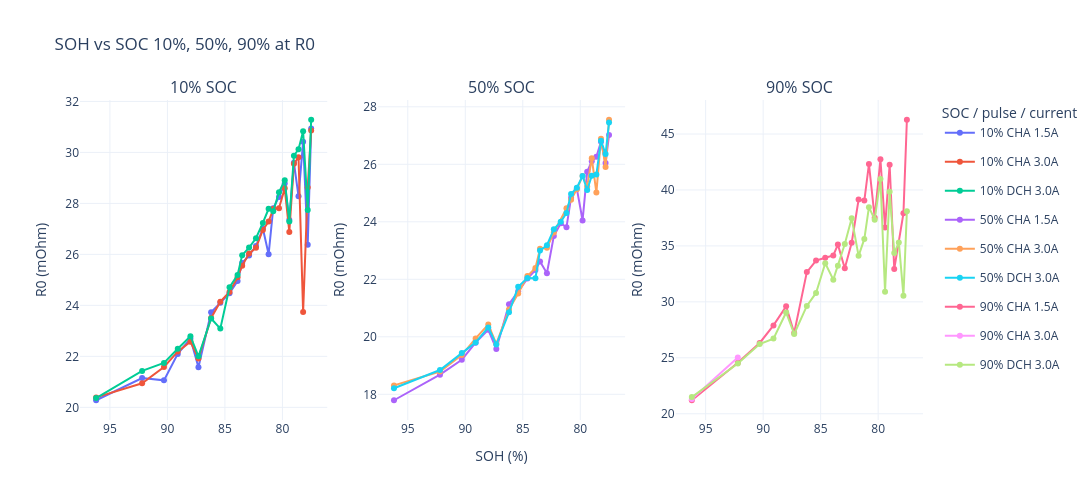
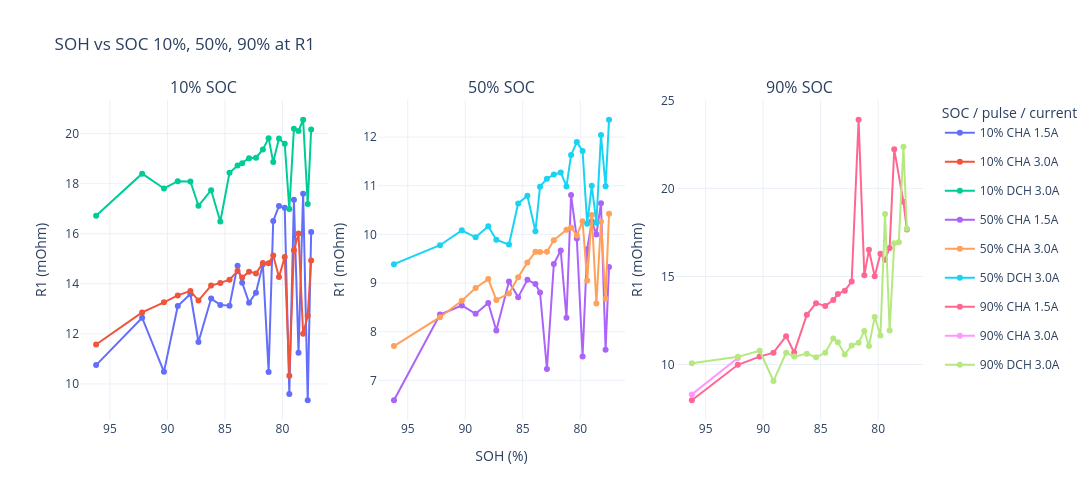
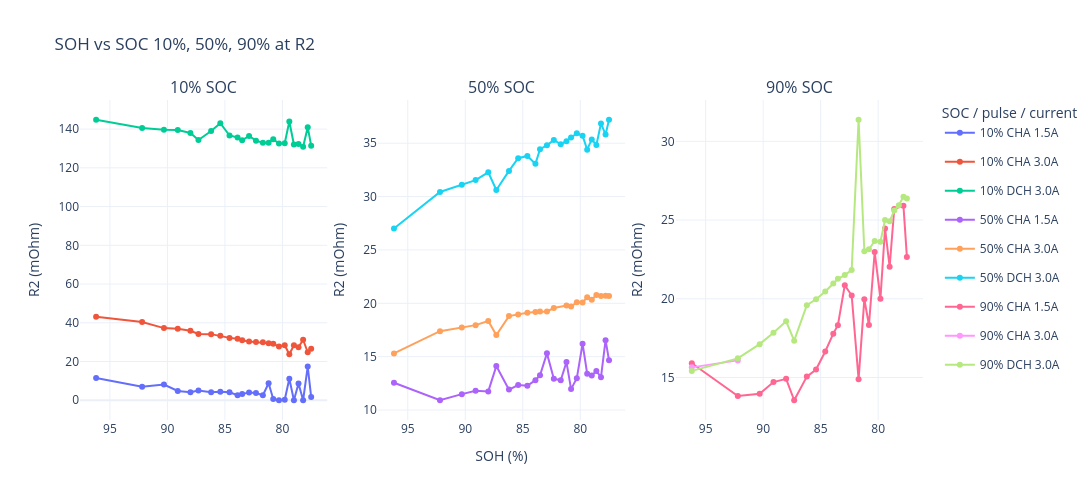

These figures' notebook cell, in order:
### Code cell
soh_r_table = r1r2_result.copy()

# 提取 CHA / DCH 信息
soh_r_table["Pulse_type"] = (
    soh_r_table["Zustand"]
    .astype(str)
    .str.extract(r"^(CHA|DCH)", expand=False)
)

# 电流取绝对值，避免 DCH 显示成负数
soh_r_table["Current_abs"] = soh_r_table["Current"].abs()

# 生成图例标签，例如：90% CHA 3.0A
soh_r_table["Curve_label"] = (
    soh_r_table["SOC"].astype(str)
    + " "
    + soh_r_table["Pulse_type"].astype(str)
    + " "
    + soh_r_table["Current_abs"].round(1).astype(str)
    + "A"
)

# 排序
soh_r_table = soh_r_table.sort_values(["SOH", "SOC", "Pulse_type", "Current_abs"])

# 先显示宽表：每个 pulse 一行，R0/R1/R2 在同一行
display(soh_r_table[["SOH", "SOC", "Zustand", "Pulse_type", "Current", "Current_abs", "R0", "R1", "R2"]])

# 分别画 R0, R1, R2 三张图
# 统一 SOC 格式：把 "10%" / 10 都转成数值 10
soh_r_table["SOC_num"] = (
    soh_r_table["SOC"]
    .astype(str)
    .str.replace("%", "", regex=False)
    .astype(float)
    .round()
    .astype(int)
)

# 每个小图里的三条曲线
soh_r_table["Pulse_label"] = (
    soh_r_table["Pulse_type"].astype(str)
    + " "
    + soh_r_table["Current_abs"].round(1).astype(str)
    + "A"
)

soc_order = [10, 50, 90]
pulse_order = ["CHA 1.5A", "CHA 3.0A", "DCH 3.0A"]

# 给9条线固定颜色
color_map = {
    "10% CHA 1.5A": "#636EFA",
    "10% CHA 3.0A": "#EF553B",
    "10% DCH 3.0A": "#00CC96",
    "50% CHA 1.5A": "#AB63FA",
    "50% CHA 3.0A": "#FFA15A",
    "50% DCH 3.0A": "#19D3F3",
    "90% CHA 1.5A": "#FF6692",
    "90% CHA 3.0A": "#FF97FF",
    "90% DCH 3.0A": "#B6E880",
}

for resistance_name in ["R0", "R1", "R2"]:

    fig = make_subplots(
        rows=1,
        cols=3,
        subplot_titles=[f"{soc}% SOC" for soc in soc_order],
        shared_yaxes=False,
        horizontal_spacing=0.06
    )

    for col, soc in enumerate(soc_order, start=1):
        for pulse in pulse_order:
            label = f"{soc}% {pulse}"

            d = soh_r_table[
                (soh_r_table["SOC_num"] == soc)
                & (soh_r_table["Pulse_label"] == pulse)
            ].sort_values("SOH")

            if d.empty:
                continue

            fig.add_trace(
                go.Scatter(
                    x=d["SOH"],
                    y=d[resistance_name],
                    mode="lines+markers",
                    name=label,
                    legendgroup=label,
                    line=dict(color=color_map[label], width=2),
                    marker=dict(color=color_map[label], size=6),
                ),
                row=1,
                col=col
            )

    fig.update_layout(
        template="plotly_white",
        title=f"SOH vs SOC 10%, 50%, 90% at {resistance_name}",
        width=1250,
        height=500,
        legend_title_text="SOC / pulse / current"
    )

    for col in range(1, 4):
        fig.update_xaxes(autorange="reversed", row=1, col=col)

    fig.update_xaxes(title_text="SOH (%)", row=1, col=2)
    for col in range(1, 4):
        fig.update_yaxes(title_text=f"{resistance_name} (mOhm)", row=1, col=col)

    fig.show()

### Figure 1 — Plotly figure (JSON) as saved in the notebook; plotly's stock layout.template omitted (floating-point values rounded to 4 significant figures)
{"data": [{"legendgroup": "10% CHA 1.5A", "line": {"color": "#636EFA", "width": 2}, "marker": {"color": "#636EFA", "size": 6}, "mode": "lines+markers", "name": "10% CHA 1.5A", "type": "scatter", "x": [77.5, 77.8, 78.2, 78.6, 79, 79.4, 79.8, 80.3, 80.8, 81.2, 81.7, 82.3, 82.9, 83.5, 83.9, 84.6, 85.4, 86.2, 87.3, 88, 89.1, 90.3, 92.2, 96.2], "xaxis": "x", "y": [30.93, 26.37, 30.41, 28.28, 29.6, 27.34, 28.78, 28.25, 27.81, 26.0, 27.01, 26.33, 25.96, 25.66, 24.96, 24.48, 24.1, 23.73, 21.58, 22.69, 22.1, 21.06, 21.15, 20.28], "yaxis": "y"}, {"legendgroup": "10% CHA 3.0A", "line": {"color": "#EF553B", "width": 2}, "marker": {"color": "#EF553B", "size": 6}, "mode": "lines+markers", "name": "10% CHA 3.0A", "type": "scatter", "x": [77.5, 77.8, 78.2, 78.6, 79, 79.4, 79.8, 80.3, 80.8, 81.2, 81.7, 82.3, 82.9, 83.5, 83.9, 84.6, 85.4, 86.2, 87.3, 88, 89.1, 90.3, 92.2, 96.2], "xaxis": "x", "y": [30.86, 28.63, 23.73, 29.81, 29.55, 26.88, 28.59, 27.81, 27.78, 27.29, 26.96, 26.25, 26.03, 25.56, 25.1, 24.53, 24.14, 23.51, 21.91, 22.58, 22.19, 21.58, 20.94, 20.39], "yaxis": "y"}, {"legendgroup": "10% DCH 3.0A", "line": {"color": "#00CC96", "width": 2}, "marker": {"color": "#00CC96", "size": 6}, "mode": "lines+markers", "name": "10% DCH 3.0A", "type": "scatter", "x": [77.5, 77.8, 78.2, 78.6, 79, 79.4, 79.8, 80.3, 80.8, 81.2, 81.7, 82.3, 82.9, 83.5, 83.9, 84.6, 85.4, 86.2, 87.3, 88, 89.1, 90.3, 92.2, 96.2], "xaxis": "x", "y": [31.28, 27.74, 30.83, 30.13, 29.87, 27.29, 28.91, 28.43, 27.69, 27.79, 27.23, 26.63, 26.27, 25.97, 25.19, 24.71, 23.09, 23.48, 22.0, 22.79, 22.3, 21.74, 21.43, 20.36], "yaxis": "y"}, {"legendgroup": "50% CHA 1.5A", "line": {"color": "#AB63FA", "width": 2}, "marker": {"color": "#AB63FA", "size": 6}, "mode": "lines+markers", "name": "50% CHA 1.5A", "type": "scatter", "x": [77.5, 77.8, 78.2, 78.6, 79, 79.4, 79.8, 80.3, 80.8, 81.2, 81.7, 82.3, 82.9, 83.5, 83.9, 84.6, 85.4, 86.2, 87.3, 88, 89.1, 90.3, 92.2, 96.2], "xaxis": "x2", "y": [27.02, 26.05, 26.78, 26.26, 26.11, 25.74, 24.05, 25.15, 24.84, 23.81, 23.95, 23.51, 22.21, 22.62, 22.32, 22.02, 21.58, 21.13, 19.58, 20.24, 19.8, 19.2, 18.68, 17.79], "yaxis": "y2"}, {"legendgroup": "50% CHA 3.0A", "line": {"color": "#FFA15A", "width": 2}, "marker": {"color": "#FFA15A", "size": 6}, "mode": "lines+markers", "name": "50% CHA 3.0A", "type": "scatter", "x": [77.5, 77.8, 78.2, 78.6, 79, 79.4, 79.8, 80.3, 80.8, 81.2, 82.3, 82.9, 83.5, 83.9, 84.6, 85.4, 86.2, 87.3, 88, 89.1, 90.3, 92.2, 96.2], "xaxis": "x2", "y": [27.55, 25.9, 26.89, 25.02, 26.21, 25.22, 25.59, 25.14, 24.77, 24.47, 23.63, 23.1, 23.06, 22.39, 22.11, 21.5, 20.95, 19.76, 20.43, 19.94, 19.37, 18.79, 18.31], "yaxis": "y2"}, {"legendgroup": "50% DCH 3.0A", "line": {"color": "#19D3F3", "width": 2}, "marker": {"color": "#19D3F3", "size": 6}, "mode": "lines+markers", "name": "50% DCH 3.0A", "type": "scatter", "x": [77.5, 77.8, 78.2, 78.6, 79, 79.4, 79.8, 80.3, 80.8, 81.2, 81.7, 82.3, 82.9, 83.5, 83.9, 84.6, 85.4, 86.2, 87.3, 88, 89.1, 90.3, 92.2, 96.2], "xaxis": "x2", "y": [27.45, 26.35, 26.82, 25.64, 25.6, 25.1, 25.59, 25.19, 24.97, 24.3, 24.0, 23.74, 23.19, 23.0, 22.04, 22.04, 21.74, 20.85, 19.73, 20.33, 19.8, 19.44, 18.84, 18.21], "yaxis": "y2"}, {"legendgroup": "90% CHA 1.5A", "line": {"color": "#FF6692", "width": 2}, "marker": {"color": "#FF6692", "size": 6}, "mode": "lines+markers", "name": "90% CHA 1.5A", "type": "scatter", "x": [77.5, 77.8, 78.6, 79, 79.4, 79.8, 80.3, 80.8, 81.2, 81.7, 82.3, 82.9, 83.5, 83.9, 84.6, 85.4, 86.2, 87.3, 88, 89.1, 90.3, 92.2, 96.2], "xaxis": "x3", "y": [46.27, 37.91, 32.94, 42.26, 36.64, 42.74, 37.52, 42.32, 39.05, 39.14, 35.29, 33.0, 35.12, 34.15, 33.94, 33.69, 32.66, 27.22, 29.6, 27.89, 26.33, 24.55, 21.21], "yaxis": "y3"}, {"legendgroup": "90% CHA 3.0A", "line": {"color": "#FF97FF", "width": 2}, "marker": {"color": "#FF97FF", "size": 6}, "mode": "lines+markers", "name": "90% CHA 3.0A", "type": "scatter", "x": [92.2, 96.2], "xaxis": "x3", "y": [25.03, 21.32], "yaxis": "y3"}, {"legendgroup": "90% DCH 3.0A", "line": {"color": "#B6E880", "width": 2}, "marker": {"color": "#B6E880", "size": 6}, "mode": "lines+markers", "name": "90% DCH 3.0A", "type": "scatter", "x": [77.5, 77.8, 78.2, 78.6, 79, 79.4, 79.8, 80.3, 80.8, 81.2, 81.7, 82.3, 82.9, 83.5, 83.9, 84.6, 85.4, 86.2, 87.3, 88, 89.1, 90.3, 92.2, 96.2], "xaxis": "x3", "y": [38.1, 30.54, 35.31, 34.36, 39.84, 30.9, 40.97, 37.34, 38.46, 35.62, 34.12, 37.47, 35.17, 33.23, 31.98, 33.45, 30.8, 29.64, 27.13, 29.05, 26.72, 26.23, 24.48, 21.49], "yaxis": "y3"}], "layout": {"annotations": [{"font": {"size": 16}, "showarrow": false, "text": "10% SOC", "x": 0.1467, "xanchor": "center", "xref": "paper", "y": 1, "yanchor": "bottom", "yref": "paper"}, {"font": {"size": 16}, "showarrow": false, "text": "50% SOC", "x": 0.5, "xanchor": "center", "xref": "paper", "y": 1, "yanchor": "bottom", "yref": "paper"}, {"font": {"size": 16}, "showarrow": false, "text": "90% SOC", "x": 0.8533, "xanchor": "center", "xref": "paper", "y": 1, "yanchor": "bottom", "yref": "paper"}], "height": 500, "legend": {"title": {"text": "SOC / pulse / current"}}, "title": {"text": "SOH vs SOC 10%, 50%, 90% at R0"}, "width": 1250, "xaxis": {"anchor": "y", "autorange": "reversed", "domain": [0, 0.2933]}, "xaxis2": {"anchor": "y2", "autorange": "reversed", "domain": [0.3533, 0.6467], "title": {"text": "SOH (%)"}}, "xaxis3": {"anchor": "y3", "autorange": "reversed", "domain": [0.7067, 1]}, "yaxis": {"anchor": "x", "domain": [0, 1], "title": {"text": "R0 (mOhm)"}}, "yaxis2": {"anchor": "x2", "domain": [0, 1], "title": {"text": "R0 (mOhm)"}}, "yaxis3": {"anchor": "x3", "domain": [0, 1], "title": {"text": "R0 (mOhm)"}}}}

### Figure 2 — Plotly figure (JSON) as saved in the notebook; plotly's stock layout.template omitted (floating-point values rounded to 4 significant figures)
{"data": [{"legendgroup": "10% CHA 1.5A", "line": {"color": "#636EFA", "width": 2}, "marker": {"color": "#636EFA", "size": 6}, "mode": "lines+markers", "name": "10% CHA 1.5A", "type": "scatter", "x": [77.5, 77.8, 78.2, 78.6, 79, 79.4, 79.8, 80.3, 80.8, 81.2, 81.7, 82.3, 82.9, 83.5, 83.9, 84.6, 85.4, 86.2, 87.3, 88, 89.1, 90.3, 92.2, 96.2], "xaxis": "x", "y": [16.07, 9.351, 17.59, 11.25, 17.35, 9.603, 17.03, 17.11, 16.51, 10.48, 14.78, 13.65, 13.25, 14.04, 14.73, 13.12, 13.16, 13.41, 11.68, 13.6, 13.11, 10.48, 12.65, 10.75], "yaxis": "y"}, {"legendgroup": "10% CHA 3.0A", "line": {"color": "#EF553B", "width": 2}, "marker": {"color": "#EF553B", "size": 6}, "mode": "lines+markers", "name": "10% CHA 3.0A", "type": "scatter", "x": [77.5, 77.8, 78.2, 78.6, 79, 79.4, 79.8, 80.3, 80.8, 81.2, 81.7, 82.3, 82.9, 83.5, 83.9, 84.6, 85.4, 86.2, 87.3, 88, 89.1, 90.3, 92.2, 96.2], "xaxis": "x", "y": [14.93, 12.73, 12.01, 16.01, 15.34, 10.33, 15.07, 14.27, 15.13, 14.82, 14.83, 14.42, 14.49, 14.25, 14.51, 14.17, 14.04, 13.93, 13.33, 13.72, 13.54, 13.26, 12.86, 11.58], "yaxis": "y"}, {"legendgroup": "10% DCH 3.0A", "line": {"color": "#00CC96", "width": 2}, "marker": {"color": "#00CC96", "size": 6}, "mode": "lines+markers", "name": "10% DCH 3.0A", "type": "scatter", "x": [77.5, 77.8, 78.2, 78.6, 79, 79.4, 79.8, 80.3, 80.8, 81.2, 81.7, 82.3, 82.9, 83.5, 83.9, 84.6, 85.4, 86.2, 87.3, 88, 89.1, 90.3, 92.2, 96.2], "xaxis": "x", "y": [20.17, 17.19, 20.55, 20.11, 20.19, 16.99, 19.6, 19.8, 18.86, 19.82, 19.37, 19.04, 19.02, 18.82, 18.72, 18.44, 16.49, 17.74, 17.12, 18.09, 18.1, 17.81, 18.4, 16.72], "yaxis": "y"}, {"legendgroup": "50% CHA 1.5A", "line": {"color": "#AB63FA", "width": 2}, "marker": {"color": "#AB63FA", "size": 6}, "mode": "lines+markers", "name": "50% CHA 1.5A", "type": "scatter", "x": [77.5, 77.8, 78.2, 78.6, 79, 79.4, 79.8, 80.3, 80.8, 81.2, 81.7, 82.3, 82.9, 83.5, 83.9, 84.6, 85.4, 86.2, 87.3, 88, 89.1, 90.3, 92.2, 96.2], "xaxis": "x2", "y": [9.33, 7.627, 10.64, 9.999, 10.27, 9.694, 7.491, 9.913, 10.81, 8.284, 9.668, 9.391, 7.232, 8.805, 8.979, 9.068, 8.71, 9.031, 8.026, 8.59, 8.368, 8.538, 8.353, 6.59], "yaxis": "y2"}, {"legendgroup": "50% CHA 3.0A", "line": {"color": "#FFA15A", "width": 2}, "marker": {"color": "#FFA15A", "size": 6}, "mode": "lines+markers", "name": "50% CHA 3.0A", "type": "scatter", "x": [77.5, 77.8, 78.2, 78.6, 79, 79.4, 79.8, 80.3, 80.8, 81.2, 82.3, 82.9, 83.5, 83.9, 84.6, 85.4, 86.2, 87.3, 88, 89.1, 90.3, 92.2, 96.2], "xaxis": "x2", "y": [10.42, 8.676, 10.26, 8.578, 10.4, 9.052, 10.27, 9.979, 10.14, 10.1, 9.879, 9.642, 9.637, 9.64, 9.424, 9.119, 8.783, 8.653, 9.08, 8.898, 8.634, 8.297, 7.705], "yaxis": "y2"}, {"legendgroup": "50% DCH 3.0A", "line": {"color": "#19D3F3", "width": 2}, "marker": {"color": "#19D3F3", "size": 6}, "mode": "lines+markers", "name": "50% DCH 3.0A", "type": "scatter", "x": [77.5, 77.8, 78.2, 78.6, 79, 79.4, 79.8, 80.3, 80.8, 81.2, 81.7, 82.3, 82.9, 83.5, 83.9, 84.6, 85.4, 86.2, 87.3, 88, 89.1, 90.3, 92.2, 96.2], "xaxis": "x2", "y": [12.36, 10.99, 12.04, 10.24, 11.0, 10.22, 11.71, 11.9, 11.63, 10.98, 11.27, 11.23, 11.15, 10.98, 10.06, 10.79, 10.64, 9.791, 9.89, 10.17, 9.94, 10.08, 9.777, 9.388], "yaxis": "y2"}, {"legendgroup": "90% CHA 1.5A", "line": {"color": "#FF6692", "width": 2}, "marker": {"color": "#FF6692", "size": 6}, "mode": "lines+markers", "name": "90% CHA 1.5A", "type": "scatter", "x": [77.5, 77.8, 78.6, 79, 79.4, 79.8, 80.3, 80.8, 81.2, 81.7, 82.3, 82.9, 83.5, 83.9, 84.6, 85.4, 86.2, 87.3, 88, 89.1, 90.3, 92.2, 96.2], "xaxis": "x3", "y": [17.66, 19.24, 22.22, 16.62, 15.96, 16.29, 15.01, 16.51, 15.06, 23.9, 14.71, 14.19, 14.01, 13.67, 13.33, 13.49, 12.83, 10.69, 11.61, 10.67, 10.45, 9.986, 7.97], "yaxis": "y3"}, {"legendgroup": "90% CHA 3.0A", "line": {"color": "#FF97FF", "width": 2}, "marker": {"color": "#FF97FF", "size": 6}, "mode": "lines+markers", "name": "90% CHA 3.0A", "type": "scatter", "x": [92.2, 96.2], "xaxis": "x3", "y": [10.37, 8.302], "yaxis": "y3"}, {"legendgroup": "90% DCH 3.0A", "line": {"color": "#B6E880", "width": 2}, "marker": {"color": "#B6E880", "size": 6}, "mode": "lines+markers", "name": "90% DCH 3.0A", "type": "scatter", "x": [77.5, 77.8, 78.2, 78.6, 79, 79.4, 79.8, 80.3, 80.8, 81.2, 81.7, 82.3, 82.9, 83.5, 83.9, 84.6, 85.4, 86.2, 87.3, 88, 89.1, 90.3, 92.2, 96.2], "xaxis": "x3", "y": [17.71, 22.36, 16.95, 16.89, 11.93, 18.55, 11.65, 12.7, 11.05, 11.9, 11.23, 11.08, 10.57, 11.26, 11.48, 10.66, 10.41, 10.62, 10.45, 10.67, 9.065, 10.78, 10.44, 10.07], "yaxis": "y3"}], "layout": {"annotations": [{"font": {"size": 16}, "showarrow": false, "text": "10% SOC", "x": 0.1467, "xanchor": "center", "xref": "paper", "y": 1, "yanchor": "bottom", "yref": "paper"}, {"font": {"size": 16}, "showarrow": false, "text": "50% SOC", "x": 0.5, "xanchor": "center", "xref": "paper", "y": 1, "yanchor": "bottom", "yref": "paper"}, {"font": {"size": 16}, "showarrow": false, "text": "90% SOC", "x": 0.8533, "xanchor": "center", "xref": "paper", "y": 1, "yanchor": "bottom", "yref": "paper"}], "height": 500, "legend": {"title": {"text": "SOC / pulse / current"}}, "title": {"text": "SOH vs SOC 10%, 50%, 90% at R1"}, "width": 1250, "xaxis": {"anchor": "y", "autorange": "reversed", "domain": [0, 0.2933]}, "xaxis2": {"anchor": "y2", "autorange": "reversed", "domain": [0.3533, 0.6467], "title": {"text": "SOH (%)"}}, "xaxis3": {"anchor": "y3", "autorange": "reversed", "domain": [0.7067, 1]}, "yaxis": {"anchor": "x", "domain": [0, 1], "title": {"text": "R1 (mOhm)"}}, "yaxis2": {"anchor": "x2", "domain": [0, 1], "title": {"text": "R1 (mOhm)"}}, "yaxis3": {"anchor": "x3", "domain": [0, 1], "title": {"text": "R1 (mOhm)"}}}}

### Figure 3 — Plotly figure (JSON) as saved in the notebook; plotly's stock layout.template omitted (floating-point values rounded to 4 significant figures)
{"data": [{"legendgroup": "10% CHA 1.5A", "line": {"color": "#636EFA", "width": 2}, "marker": {"color": "#636EFA", "size": 6}, "mode": "lines+markers", "name": "10% CHA 1.5A", "type": "scatter", "x": [77.5, 77.8, 78.2, 78.6, 79, 79.4, 79.8, 80.3, 80.8, 81.2, 81.7, 82.3, 82.9, 83.5, 83.9, 84.6, 85.4, 86.2, 87.3, 88, 89.1, 90.3, 92.2, 96.2], "xaxis": "x", "y": [1.735, 17.4, 0.001592, 8.632, 0.00297, 11.13, 0.2417, 0.002837, 0.6698, 8.765, 2.569, 3.713, 4.053, 3.221, 2.57, 4.154, 4.33, 4.088, 4.985, 4.087, 4.791, 8.137, 6.994, 11.53], "yaxis": "y"}, {"legendgroup": "10% CHA 3.0A", "line": {"color": "#EF553B", "width": 2}, "marker": {"color": "#EF553B", "size": 6}, "mode": "lines+markers", "name": "10% CHA 3.0A", "type": "scatter", "x": [77.5, 77.8, 78.2, 78.6, 79, 79.4, 79.8, 80.3, 80.8, 81.2, 81.7, 82.3, 82.9, 83.5, 83.9, 84.6, 85.4, 86.2, 87.3, 88, 89.1, 90.3, 92.2, 96.2], "xaxis": "x", "y": [26.57, 24.77, 31.24, 27.41, 28.39, 23.73, 28.41, 27.72, 29.2, 29.39, 29.89, 30.1, 30.32, 30.95, 31.78, 32.2, 33.28, 34.14, 34.2, 35.88, 36.95, 37.25, 40.35, 43.1], "yaxis": "y"}, {"legendgroup": "10% DCH 3.0A", "line": {"color": "#00CC96", "width": 2}, "marker": {"color": "#00CC96", "size": 6}, "mode": "lines+markers", "name": "10% DCH 3.0A", "type": "scatter", "x": [77.5, 77.8, 78.2, 78.6, 79, 79.4, 79.8, 80.3, 80.8, 81.2, 81.7, 82.3, 82.9, 83.5, 83.9, 84.6, 85.4, 86.2, 87.3, 88, 89.1, 90.3, 92.2, 96.2], "xaxis": "x", "y": [131.5, 141.0, 130.9, 132.3, 132.0, 143.9, 132.7, 132.6, 134.8, 133.0, 133.0, 134.0, 136.5, 134.2, 135.7, 136.7, 143.0, 139.0, 134.4, 138.0, 139.6, 139.7, 140.5, 144.8], "yaxis": "y"}, {"legendgroup": "50% CHA 1.5A", "line": {"color": "#AB63FA", "width": 2}, "marker": {"color": "#AB63FA", "size": 6}, "mode": "lines+markers", "name": "50% CHA 1.5A", "type": "scatter", "x": [77.5, 77.8, 78.2, 78.6, 79, 79.4, 79.8, 80.3, 80.8, 81.2, 81.7, 82.3, 82.9, 83.5, 83.9, 84.6, 85.4, 86.2, 87.3, 88, 89.1, 90.3, 92.2, 96.2], "xaxis": "x2", "y": [14.65, 16.54, 13.08, 13.65, 13.24, 13.41, 16.22, 12.98, 11.96, 14.49, 12.79, 12.93, 15.31, 13.25, 12.8, 12.27, 12.34, 11.91, 14.12, 11.74, 11.8, 11.49, 10.92, 12.56], "yaxis": "y2"}, {"legendgroup": "50% CHA 3.0A", "line": {"color": "#FFA15A", "width": 2}, "marker": {"color": "#FFA15A", "size": 6}, "mode": "lines+markers", "name": "50% CHA 3.0A", "type": "scatter", "x": [77.5, 77.8, 78.2, 78.6, 79, 79.4, 79.8, 80.3, 80.8, 81.2, 82.3, 82.9, 83.5, 83.9, 84.6, 85.4, 86.2, 87.3, 88, 89.1, 90.3, 92.2, 96.2], "xaxis": "x2", "y": [20.69, 20.7, 20.69, 20.79, 20.33, 20.56, 20.08, 20.09, 19.69, 19.8, 19.56, 19.24, 19.22, 19.19, 19.11, 18.94, 18.8, 17.02, 18.34, 17.95, 17.74, 17.39, 15.3], "yaxis": "y2"}, {"legendgroup": "50% DCH 3.0A", "line": {"color": "#19D3F3", "width": 2}, "marker": {"color": "#19D3F3", "size": 6}, "mode": "lines+markers", "name": "50% DCH 3.0A", "type": "scatter", "x": [77.5, 77.8, 78.2, 78.6, 79, 79.4, 79.8, 80.3, 80.8, 81.2, 81.7, 82.3, 82.9, 83.5, 83.9, 84.6, 85.4, 86.2, 87.3, 88, 89.1, 90.3, 92.2, 96.2], "xaxis": "x2", "y": [37.2, 35.81, 36.85, 34.83, 35.36, 34.4, 35.7, 35.92, 35.53, 35.19, 34.89, 35.3, 34.8, 34.44, 33.06, 33.8, 33.6, 32.4, 30.61, 32.27, 31.54, 31.11, 30.43, 27.01], "yaxis": "y2"}, {"legendgroup": "90% CHA 1.5A", "line": {"color": "#FF6692", "width": 2}, "marker": {"color": "#FF6692", "size": 6}, "mode": "lines+markers", "name": "90% CHA 1.5A", "type": "scatter", "x": [77.5, 77.8, 78.6, 79, 79.4, 79.8, 80.3, 80.8, 81.2, 81.7, 82.3, 82.9, 83.5, 83.9, 84.6, 85.4, 86.2, 87.3, 88, 89.1, 90.3, 92.2, 96.2], "xaxis": "x3", "y": [22.66, 25.91, 25.71, 22.03, 24.46, 20.01, 22.97, 18.33, 19.98, 14.89, 20.2, 20.86, 18.32, 17.78, 16.65, 15.5, 15.05, 13.55, 14.91, 14.71, 13.96, 13.82, 15.9], "yaxis": "y3"}, {"legendgroup": "90% CHA 3.0A", "line": {"color": "#FF97FF", "width": 2}, "marker": {"color": "#FF97FF", "size": 6}, "mode": "lines+markers", "name": "90% CHA 3.0A", "type": "scatter", "x": [92.2, 96.2], "xaxis": "x3", "y": [16.08, 15.64], "yaxis": "y3"}, {"legendgroup": "90% DCH 3.0A", "line": {"color": "#B6E880", "width": 2}, "marker": {"color": "#B6E880", "size": 6}, "mode": "lines+markers", "name": "90% DCH 3.0A", "type": "scatter", "x": [77.5, 77.8, 78.2, 78.6, 79, 79.4, 79.8, 80.3, 80.8, 81.2, 81.7, 82.3, 82.9, 83.5, 83.9, 84.6, 85.4, 86.2, 87.3, 88, 89.1, 90.3, 92.2, 96.2], "xaxis": "x3", "y": [26.36, 26.49, 25.94, 25.6, 24.92, 25.0, 23.63, 23.67, 23.14, 23.01, 31.37, 21.83, 21.5, 21.27, 20.97, 20.46, 19.97, 19.59, 17.34, 18.57, 17.84, 17.12, 16.21, 15.42], "yaxis": "y3"}], "layout": {"annotations": [{"font": {"size": 16}, "showarrow": false, "text": "10% SOC", "x": 0.1467, "xanchor": "center", "xref": "paper", "y": 1, "yanchor": "bottom", "yref": "paper"}, {"font": {"size": 16}, "showarrow": false, "text": "50% SOC", "x": 0.5, "xanchor": "center", "xref": "paper", "y": 1, "yanchor": "bottom", "yref": "paper"}, {"font": {"size": 16}, "showarrow": false, "text": "90% SOC", "x": 0.8533, "xanchor": "center", "xref": "paper", "y": 1, "yanchor": "bottom", "yref": "paper"}], "height": 500, "legend": {"title": {"text": "SOC / pulse / current"}}, "title": {"text": "SOH vs SOC 10%, 50%, 90% at R2"}, "width": 1250, "xaxis": {"anchor": "y", "autorange": "reversed", "domain": [0, 0.2933]}, "xaxis2": {"anchor": "y2", "autorange": "reversed", "domain": [0.3533, 0.6467], "title": {"text": "SOH (%)"}}, "xaxis3": {"anchor": "y3", "autorange": "reversed", "domain": [0.7067, 1]}, "yaxis": {"anchor": "x", "domain": [0, 1], "title": {"text": "R2 (mOhm)"}}, "yaxis2": {"anchor": "x2", "domain": [0, 1], "title": {"text": "R2 (mOhm)"}}, "yaxis3": {"anchor": "x3", "domain": [0, 1], "title": {"text": "R2 (mOhm)"}}}}
